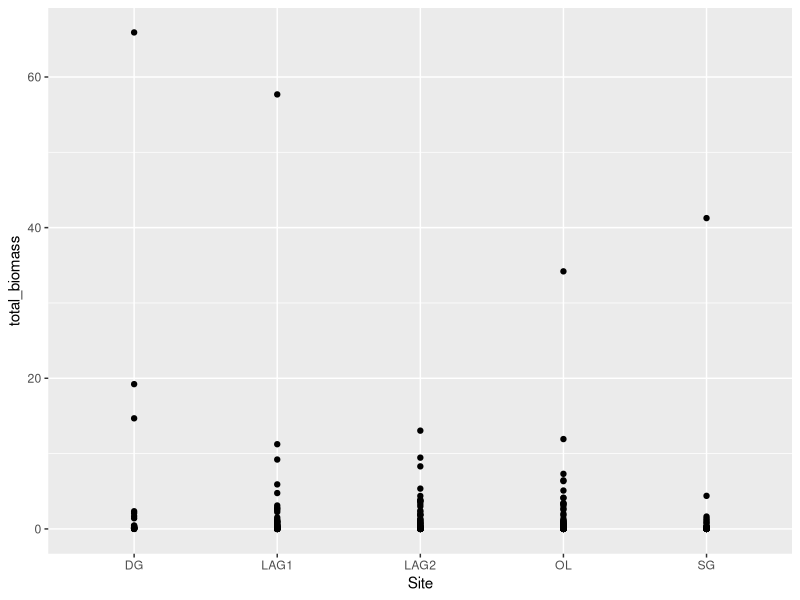
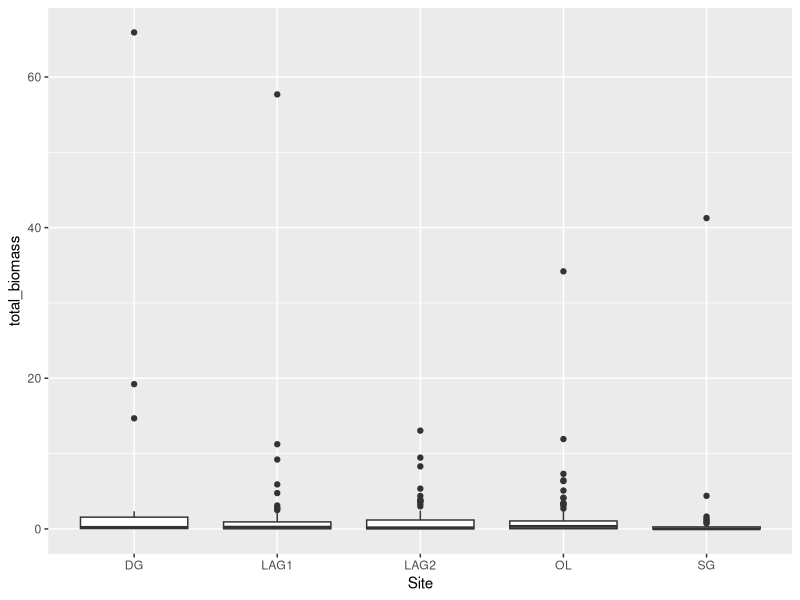
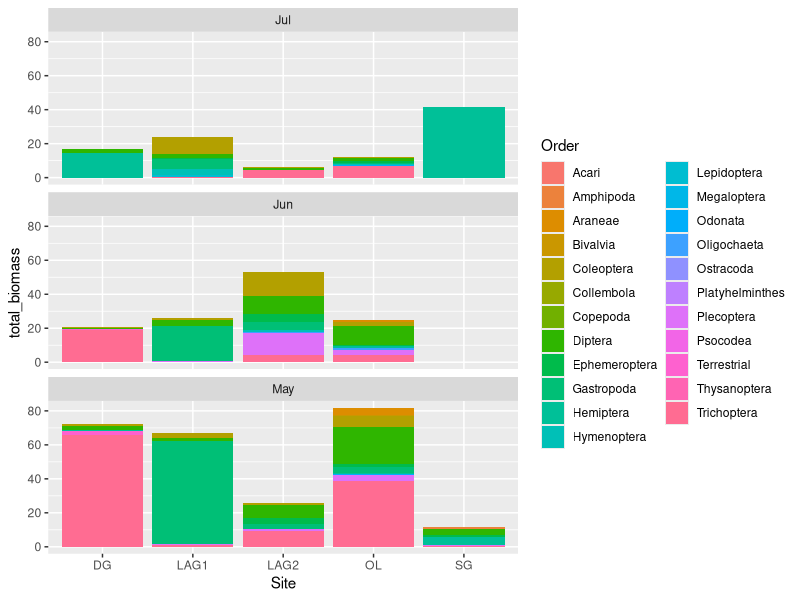
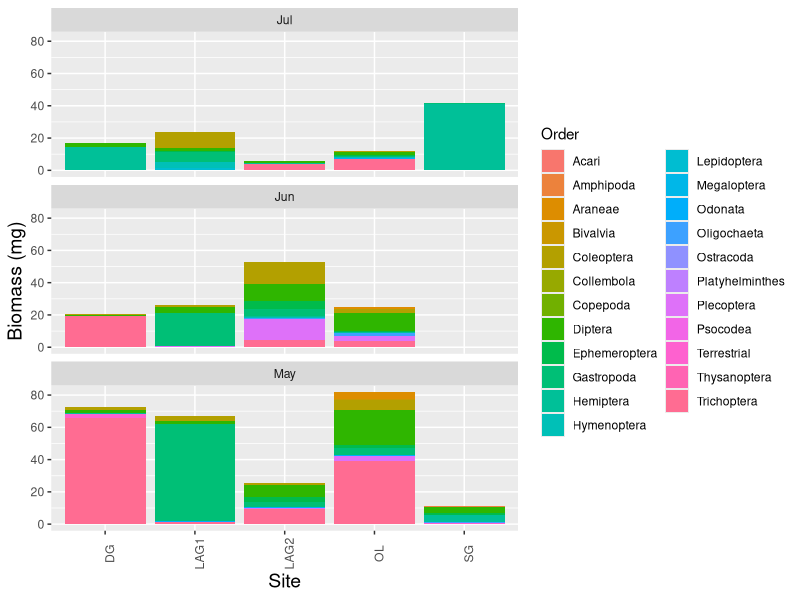
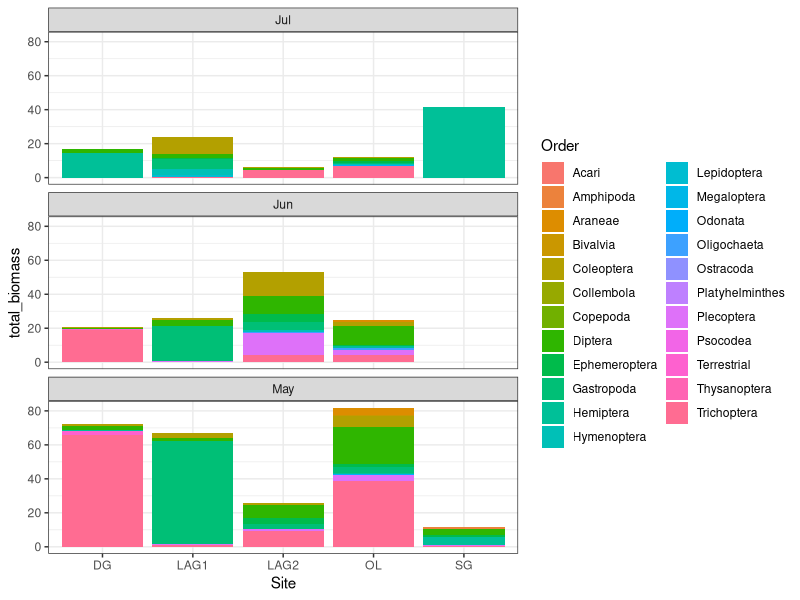
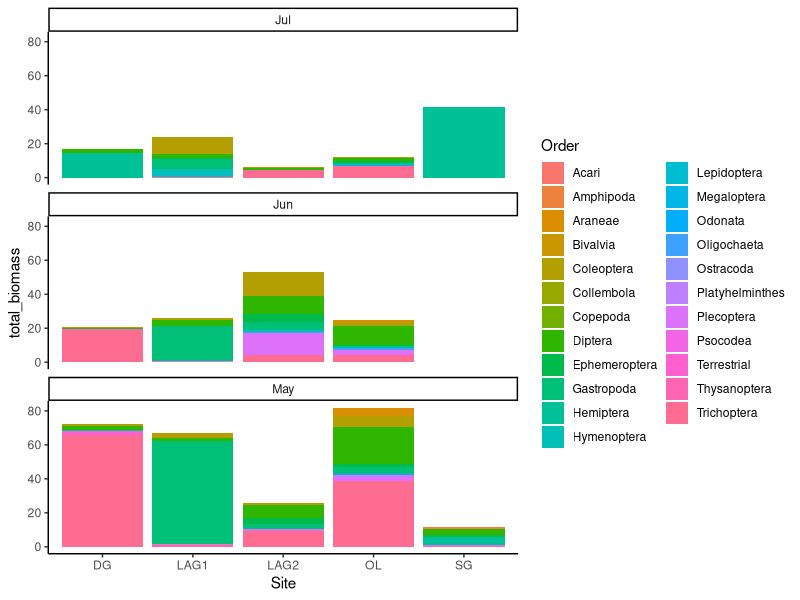
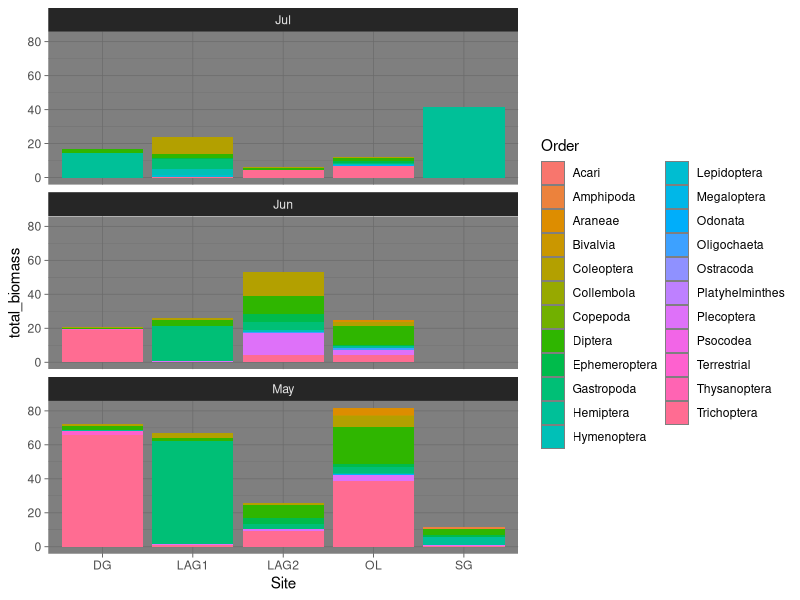
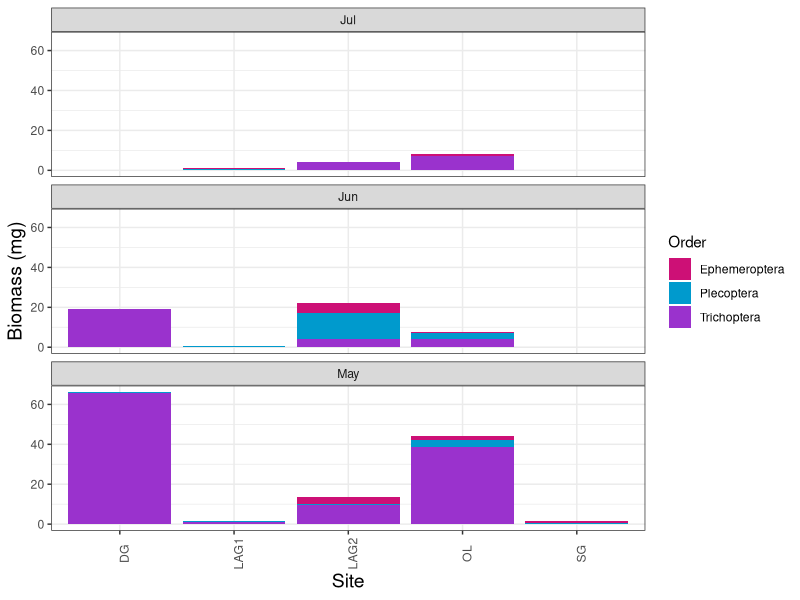

Reproduce these figures in R, in order. (Note: this script raises an error after producing the figures.)
## ---- chunk 1

setwd("/Users/jiashuchen/salmon-research/rintro")

library(tidyverse)

## ---- chunk 2

inverts <- read_csv("drift_simple_2021.csv")

# note when we run this function, you can see what kind each column is
view(inverts)


## ---- chunk 3

# run this

inverts %>% 
  filter(month == "Jun") %>%   # filter in the column we are interested in (month) and match the category we want (June)
  group_by(Site) %>%    # we are putting everything under the same site into one bin - you could group by more than one variable
  summarize(total_biomass = sum(mass_mg)) # we are creating a column called total_biomass that is summing all biomass (mass_mg in our table) within a site

## ---- chunk 4

# run this

inverts %>% 
  filter(month == "Jun") %>% 
  group_by(Site) %>% 
  summarize(total_biomass = sum(mass_mg, na.rm = T)) # in the sum function we can add a line that says remove NA = TRUE 


# can save this into an object for us to use later

june_biomass <- inverts %>% 
  filter(month == "Jun") %>% 
  group_by(Site) %>% 
  summarize(total_biomass = sum(mass_mg, na.rm = T)) 

## ---- chunk 5

# sort to find max biomass

june_biomass %>% 
  arrange(-total_biomass) # arrange will sort the dataframe in ascending or descending order based on the column values you give it; here we use -total_biomass because the default is set to ascending order and we want descending order!

## ---- chunk 6

# run this code

inverts %>% 
  filter(Site == "OL" & Family == "Chironimidae") %>%  # using the & we can filter for two different variables
  summarize(number_chiros = n()) # make a column for number of Chironomids, and count the number of rows using n()
  
## ---- chunk 7

inverts %>% 
  filter(Site == "OL" & Family == "Chironomidae") %>% # corrected the spelling
  summarize(number_chiros = n())

## ---- chunk 8

# start with this

inverts %>% 
  group_by(Site_Seq, month) %>%  # group by Site-Seq and month to collapse all biomass within a pool during a month
  mutate(total_biomass = sum(mass_mg, na.rm = T)) # find the total biomass for each pool, at each month

# save as an object

pool_biomass <- inverts %>% 
  group_by(Site_Seq, month) %>%  
  mutate(total_biomass = sum(mass_mg, na.rm = T))

## ---- chunk 9

pool_biomass %>% 
  group_by(Site) %>%  # now we want to collapse by Site
  summarize(avg_biomass_pool = mean(total_biomass, na.rm = T)) # for each site, find the mean biomass across all pools and months

## ---- chunk 10

inverts %>% 
  group_by(Site) %>% 
  summarize(avg = mean(mass_mg, na.rm = T))

## ---- chunk 11



## ---- chunk 12

order_biomass <- inverts %>% 
  group_by(Site_Seq, Site, month, Order) %>% 
  summarize(total_biomass = sum(mass_mg, na.rm = T)) %>% 
  arrange(desc(month))

view(order_biomass) # check out our final table

## ---- chunk 13

ggplot(order_biomass, aes(Site, total_biomass)) + # data we want to use, then within aes() we put our x and y arguments
  geom_point()      # we need to tell it what kind of plot we want, in this case we chose points arranged by site

## ---- chunk 14

ggplot(order_biomass, aes(Site, total_biomass)) +
  geom_boxplot() # change the plot type to boxplot where it will take all the points within a site and find the median, lower and upper hinges correspond to the first and third quartiles (the 25th and 75th percentiles)

## ---- chunk 15

ggplot(order_biomass, aes(Site, total_biomass, fill = Order)) +  # the fill command means the colours filled in will be according to Order
  geom_col(position = "stack") +     # geom_col makes it a bar plot, and the stack position stacks the Orders on top of one another to see how they make up the total biomass
  facet_wrap(~month, nrow = 3) # facet_wrap separates the plots based on a variable, so here we have the different months

## ---- chunk 16

order_plot <- ggplot(order_biomass, aes(Site, total_biomass, fill = Order)) +  
  geom_col(position = "stack") +    
  facet_wrap(~month, nrow = 3)

## ---- chunk 17

order_plot +
  ylab("Biomass (mg)") +  # changes the y-axis title
  theme(axis.title = element_text(size = 14), # theme can be used to nest many different functions around the axes, legend, background
        axis.text.x = element_text(angle = 90)) # change the text angle for the x axis

## ---- chunk 18

order_plot +
  theme_bw() # the black and white default theme

order_plot +
  theme_classic() # the classic theme with no lines

order_plot +
  theme_dark() # makes plot backgrounds dark

## ---- chunk 19

order_biomass %>% 
  filter(Order %in% c("Ephemeroptera", "Plecoptera", "Trichoptera")) %>%  # filter our Orders of interest before piping into ggplot
  ggplot(aes(Site, total_biomass, fill = Order)) +
  geom_col(position = "stack") +
  facet_wrap(~month, nrow = 3) +
  theme_bw() +
   ylab("Biomass (mg)") +  
  theme(axis.title = element_text(size = 14), 
        axis.text.x = element_text(angle = 90)) +  # just run to here first to see the default colours
  scale_fill_manual(values = c("deeppink3", "deepskyblue3", "darkorchid3")) # now try the manual scale we created

## ---- chunk 20

library(viridis)

## ---- chunk 21

order_biomass %>% 
  filter(Order %in% c("Ephemeroptera", "Plecoptera", "Trichoptera")) %>%  
  ggplot(aes(Site, total_biomass, fill = Order)) +
  geom_col(position = "stack") +
  facet_wrap(~month, nrow = 3) +
  theme_bw() +
   ylab("Biomass (mg)") +  
  theme(axis.title = element_text(size = 14), 
        axis.text.x = element_text(angle = 90)) +  
  scale_fill_viridis(discrete = T) # the viridis package has its own scale functions

## ---- chunk 22

invert %>% 
  filter()


## ---- chunk 23

inverts %>% 
  group_by(Site_Seq, Site, month) %>%  # grouping by Site_Seq and month to get pool biomass totals
  summarize(total_biomass = sum(mass_mg, na.rm = T)) %>%  # summarizing pool biomass totals
  mutate(month = factor(month, levels = c("May", "Jun", "Jul"))) %>% # making month a factor and reordering it to be chronological
  ggplot(aes(Site, total_biomass, fill = month)) +  # fill by month so that month is colour-coded
  geom_boxplot() +  # boxplot will gather all pools from a site and plot together, giving us the median and 25-75th quartile range
  theme_bw() +
   ylab("Biomass (mg)") +  
  theme(axis.title = element_text(size = 14), 
        legend.title = element_blank()) +  # getting rid of the legend title
  scale_fill_viridis(discrete = T) 
  
